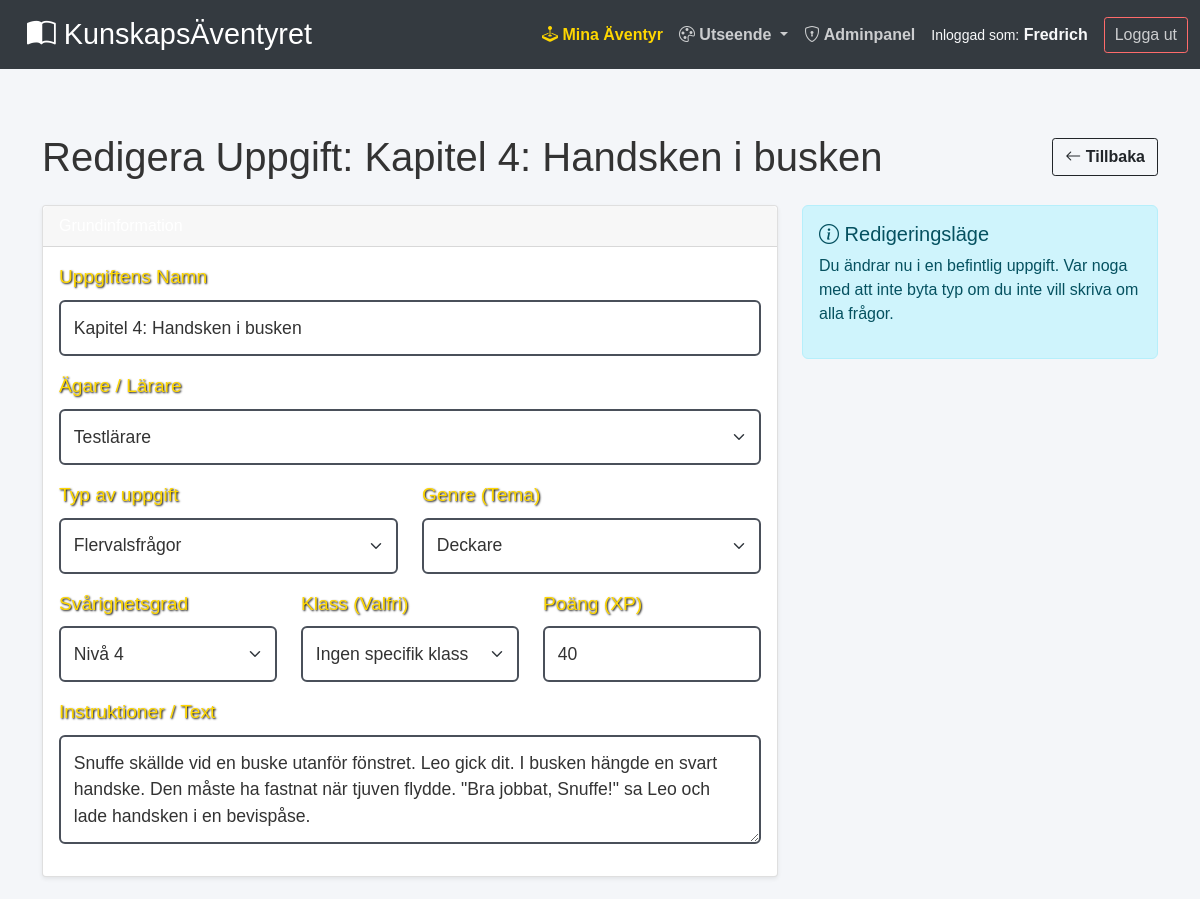
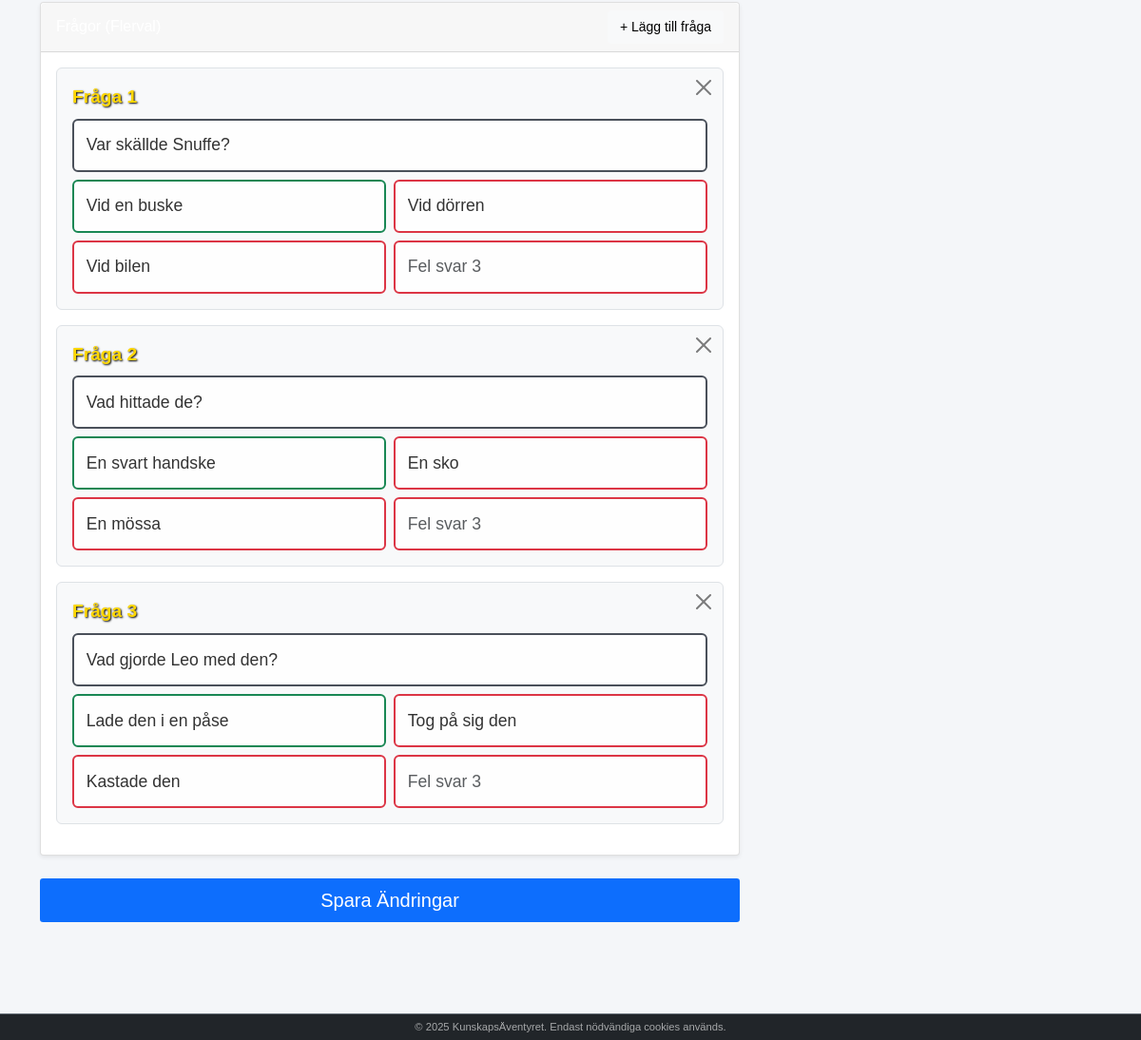
Screenshot of /admin_edit_task.php?id=256 (signed in) with the database file from the repository (2 pictures, top to bottom).
### tables this page shows
CREATE TABLE `tasks` (
  `t_id` int NOT NULL,
  `t_name` varchar(255) NOT NULL,
  `t_type_fk` int NOT NULL,
  `t_genre_fk` int DEFAULT NULL COMMENT 'Genre ID',
  `t_teacher_fk` int DEFAULT NULL,
  `t_class_fk` int DEFAULT NULL COMMENT 'Koppling till klass',
  `t_text` text,
  `t_questions` text COMMENT 'Kan vara JSON-data med frågor och svar',
  `t_level_fk` int NOT NULL,
  `t_xp` int NOT NULL DEFAULT '10' COMMENT 'XP som uppgiften ger',
  `t_created` datetime NOT NULL DEFAULT CURRENT_TIMESTAMP
);

CREATE TABLE `users` (
  `u_id` int NOT NULL,
  `u_name` varchar(255) NOT NULL,
  `u_fname` varchar(255) NOT NULL,
  `u_lname` varchar(255) NOT NULL,
  `u_email` varchar(255) NOT NULL,
  `u_password` varchar(255) NOT NULL,
  `u_lastlogin` datetime DEFAULT NULL,
  `u_created` timestamp NOT NULL DEFAULT CURRENT_TIMESTAMP ON UPDATE CURRENT_TIMESTAMP,
  `u_isactive` tinyint(1) NOT NULL,
  `u_role_fk` int NOT NULL,
  `u_xp` int NOT NULL DEFAULT '0' COMMENT 'Total XP',
  `u_level` int NOT NULL DEFAULT '1' COMMENT 'Nuvarande nivå',
  `u_class_fk` int DEFAULT NULL,
  `u_progress_speed_fk` int NOT NULL DEFAULT '1',
  `u_theme` varchar(50) NOT NULL DEFAULT 'default'
);

CREATE TABLE `task_types` (
  `tt_id` int NOT NULL,
  `tt_name` varchar(255) NOT NULL
);

CREATE TABLE `genres` (
  `g_id` int NOT NULL,
  `g_name` varchar(255) NOT NULL
);

CREATE TABLE `task_levels` (
  `tl_id` int NOT NULL,
  `tl_name` varchar(255) NOT NULL,
  `tl_level` int NOT NULL
);

### include/config.php (called while the page is built, shortened)
<?php
$host = '127.0.0.1';
$db   = 'utbildningsportal';
$user = 'root';
$pass = '';
$charset = 'utf8mb4';
$dsn = "mysql:host=$host;dbname=$db;charset=$charset";
$options = [
    PDO::ATTR_ERRMODE => PDO::ERRMODE_EXCEPTION,
    PDO::ATTR_DEFAULT_FETCH_MODE => PDO::FETCH_ASSOC,
    PDO::ATTR_EMULATE_PREPARES => false,
];
try {
    $pdo = new PDO($dsn, $user, $pass, $options);
} catch (\PDOException $e) {
    die("Databasfel: Kunde inte ansluta.");
}
require_once "include/class_task.php";
$task_obj = new Task($pdo);
?>

### include/class_task.php (called while the page is built, shortened)
<?php
class Task {
    private $pdo;
    public function __construct($pdo) {
        $this->pdo = $pdo;
    }
    public function getAllGenres() {
        try {
            $stmt = $this->pdo->query("SELECT * FROM genres ORDER BY g_name ASC");
            return $stmt->fetchAll();
        } catch (PDOException $e) { return []; }
    }
    public function getAllTypes() {
        try {
            $stmt = $this->pdo->query("SELECT * FROM task_types");
            return $stmt->fetchAll();
        } catch (PDOException $e) { return []; }
    }
    public function getAllLevels() {
        try {
            $stmt = $this->pdo->query("SELECT * FROM task_levels ORDER BY tl_level ASC");
            return $stmt->fetchAll();
        } catch (PDOException $e) { return []; }
    }
    public function getTaskById($id) {
        try {
            $sql = "SELECT tasks.*, users.u_name AS teacher_name, task_types.tt_name AS type_name,
                           task_levels.tl_name AS level_name, task_levels.tl_level,
                           classes.c_name AS class_name, genres.g_name AS genre_name
                    FROM tasks
                    LEFT JOIN users ON tasks.t_teacher_fk = users.u_id
                    LEFT JOIN task_types ON tasks.t_type_fk = task_types.tt_id
                    LEFT JOIN task_levels ON tasks.t_level_fk = task_levels.tl_id
                    LEFT JOIN classes ON tasks.t_class_fk = classes.c_id
                    LEFT JOIN genres ON tasks.t_genre_fk = genres.g_id
                    WHERE tasks.t_id = ?";
            $stmt = $this->pdo->prepare($sql);
            $stmt->execute([$id]);
            return $stmt->fetch(PDO::FETCH_ASSOC);
        } catch (PDOException $e) { return false; }
    }
}
?>

### admin_edit_task.php (the view, shortened to what this page needs)
<?php
require_once "include/header.php";
$taskId = $_GET['id'];
$task = $task_obj->getTaskById($taskId);
$types = $task_obj->getAllTypes();
$levels = $task_obj->getAllLevels();
$allGenres = $task_obj->getAllGenres();
$stmt = $pdo->query("SELECT users.u_id, users.u_name
                     FROM users
                     JOIN roles ON users.u_role_fk = roles.r_id
                     WHERE roles.r_level >= 5
                     ORDER BY users.u_name ASC");
$allTeachers = $stmt->fetchAll();
?>
<div class="container mt-5 mb-5">
    <div class="d-flex flex-column flex-md-row justify-content-between align-items-center mb-4 gap-3 text-center text-md-start">
        <h1 class="m-0">Redigera Uppgift: <?= htmlspecialchars($task['t_name']) ?></h1>
        <a href="admin_tasks.php" class="btn btn-outline-dark fw-bold">
            <i class="bi bi-arrow-left"></i> Tillbaka
        </a>
    </div>
    <form action="" method="POST" id="taskForm">
        <div class="row">
            <div class="col-md-8">
                <div class="card mb-4 shadow-sm">
                    <div class="card-header bg-primary text-white">Grundinformation</div>
                    <div class="card-body">
                        <div class="mb-3">
                            <label for="t_name" class="form-label">Uppgiftens Namn</label>
                            <input type="text" name="t_name" id="t_name" class="form-control" value="<?= htmlspecialchars($task['t_name']) ?>" required>
                        </div>
                        <div class="mb-3">
                            <label for="t_teacher" class="form-label">Ägare / Lärare</label>
                            <select name="t_teacher" id="t_teacher" class="form-select">
                                <?php foreach ($allTeachers as $teacher): ?>
                                    <option value="<?= $teacher['u_id'] ?>" <?= ($teacher['u_id'] == $task['t_teacher_fk']) ? 'selected' : '' ?>>
                                        <?= htmlspecialchars($teacher['u_name']) ?>
                                    </option>
                                <?php endforeach; ?>
                            </select>
                        </div>
                        <div class="row">
                            <div class="col-md-6 mb-3">
                                <label for="taskTypeDropdown" class="form-label">Typ av uppgift</label>
                                <select name="t_type" id="taskTypeDropdown" class="form-select" required>
                                    <?php foreach ($types as $t): ?>
                                        <option value="<?= $t['tt_id'] ?>" <?= ($t['tt_id'] == $task['t_type_fk']) ? 'selected' : '' ?>><?= $t['tt_name'] ?></option>
                                    <?php endforeach; ?>
                                </select>
                            </div>
                            <div class="col-md-6 mb-3">
                                <label for="t_genre" class="form-label">Genre (Tema)</label>
                                <select name="t_genre" id="t_genre" class="form-select" required>
                                    <?php foreach ($allGenres as $g): ?>
                                        <option value="<?= $g['g_id'] ?>" <?= ($g['g_id'] == $task['t_genre_fk']) ? 'selected' : '' ?>><?= $g['g_name'] ?></option>
                                    <?php endforeach; ?>
                                </select>
                            </div>
                        </div>
                        <div class="row">
                            <div class="col-md-4 mb-3">
                                <label for="t_level" class="form-label">Svårighetsgrad</label>
                                <select name="t_level" id="t_level" class="form-select" required>
                                    <?php foreach ($levels as $l): ?>
                                        <option value="<?= $l['tl_id'] ?>" <?= ($l['tl_id'] == $task['t_level_fk']) ? 'selected' : '' ?>><?= $l['tl_name'] ?></option>
                                    <?php endforeach; ?>
                                </select>
                            </div>
                            <div class="col-md-4 mb-3">
                                <label for="t_class" class="form-label">Klass (Valfri)</label>
                                <select name="t_class" id="t_class" class="form-select">
                                    <option value="">Ingen specifik klass</option>
                                </select>
                            </div>
                            <div class="col-md-4 mb-3">
                                <label for="t_xp" class="form-label">Poäng (XP)</label>
                                <input type="number" name="t_xp" id="t_xp" class="form-control" value="<?= $task['t_xp'] ?>" required>
                            </div>
                        </div>
                        <div class="mb-3">
                            <label for="t_text" class="form-label">Instruktioner / Text</label>
                            <textarea name="t_text" id="t_text" class="form-control" rows="3"><?= htmlspecialchars($task['t_text']) ?></textarea>
                        </div>
                    </div>
                </div>
                <div class="card shadow-sm task-form-section" id="form-flerval">
                    <div class="card-header bg-secondary text-white d-flex justify-content-between align-items-center">
                        <span>Frågor (Flerval)</span>
                        <button type="button" class="btn btn-sm btn-light" onclick="addQuestionField()">+ Lägg till fråga</button>
                    </div>
                    <div class="card-body" id="questions-container"></div>
                </div>
                <div class="d-grid mt-4">
                    <button type="submit" name="update-task" class="btn btn-primary btn-lg">Spara Ändringar</button>
                </div>
            </div>
             <div class="col-md-4">
                <div class="alert alert-info">
                    <h5><i class="bi bi-info-circle"></i> Redigeringsläge</h5>
                    <p>Du ändrar nu i en befintlig uppgift. Var noga med att inte byta typ om du inte vill skriva om alla frågor.</p>
                </div>
            </div>
        </div>
    </form>
</div>
<?php require_once "include/footer.php"; ?>

### css/style.css (style rules this page uses)
:root { --primary-stone: #5c626c; --dark-stone: #3c4450; --border-thick: #4a505a; --accent-gold: #ffd700; --accent-gold-dark: #e6c200; --background-dark: #333c4a; --text-white: #ffffff; --text-light-gray: #e0e0e0; --text-dark: #333333; --success-green: #28a745; --danger-red: #dc3545; }
body { font-family: "Exo 2", sans-serif; background-color: var(--primary-stone); color: var(--text-white); min-height: 100vh; display: flex; flex-direction: column; }
.container { padding-top: 1.5rem; padding-bottom: 3rem; }
.card { background: linear-gradient(145deg, #3c4450, #4a5463); border: 4px solid var(--border-thick); border-radius: 12px; box-shadow: 0 8px 20px rgba(0, 0, 0, 0.6); transition: transform 0.2s, box-shadow 0.2s; color: var(--text-white); }
.card-header { background-color: rgba(0, 0, 0, 0.2) !important; border-bottom: 2px solid var(--border-thick) !important; color: var(--accent-gold); font-family: "Cinzel Decorative", serif; font-weight: 700; font-size: 1rem; text-shadow: 1px 1px 2px rgba(0, 0, 0, 0.8); }
.card-body { background-color: transparent; padding: 1rem; }
.btn { border-radius: 8px; font-weight: 700; padding: 10px 20px; letter-spacing: 1px; text-transform: uppercase; box-shadow: 0 4px 6px rgba(0, 0, 0, 0.3); transition: all 0.2s; }
.btn-primary { background-color: rgba(60, 68, 80, 0.9); color: var(--accent-gold); border-color: var(--accent-gold); border-width: 2px; }
.form-control, .form-select { background-color: rgba(255, 255, 255, 0.9); border: 2px solid var(--border-thick); color: #333; font-size: 1.1rem; padding: 0.8rem; }
.form-label { color: var(--accent-gold); font-size: 1.2rem; text-shadow: 1px 1px 2px black; }
body.admin-mode { background-color: #f4f6f9; background-image: none; color: #333; font-family: "Nunito", sans-serif; }
body.admin-mode .container { padding-top: 1rem; }
body.admin-mode .card { background: #fff; border: 1px solid rgba(0, 0, 0, 0.125); border-radius: 0.25rem; box-shadow: 0 0.125rem 0.25rem rgba(0, 0, 0, 0.075); color: #212529; }
body.admin-mode .card-header { background-color: rgba(0, 0, 0, 0.03) !important; border-bottom: 1px solid rgba(0, 0, 0, 0.125) !important; color: #212529; font-family: "Nunito", sans-serif; font-weight: 500; text-shadow: none; padding: 0.5rem 1rem; }
body.admin-mode .btn { border-radius: 0.2rem; text-transform: none; letter-spacing: normal; font-weight: 400; box-shadow: none; padding: 0.375rem 0.75rem; }
body.admin-mode .btn-primary { background-color: #0d6efd; border-color: #0d6efd; color: white; }
body.admin-mode .alert-info { background-color: #cff4fc; border-color: #b6effb; color: #055160; }
html, body { overflow-x: hidden; width: 100%; position: relative; }

### rows the page displays
tasks: t_name "Kapitel 4: Handsken i busken", t_teacher "Testlärare", t_type "Flervalsfrågor", t_genre "Deckare", t_level "Nivå 4", t_xp "40", t_text "Snuffe skällde vid en buske utanför fönstret. Leo gick dit. I busken hängde en svart handske. Den måste ha fastnat när tjuven flydde. \"Bra jobbat, Snuffe!\" sa Leo och lade handsken i en bevispåse."

### other values shown
$_SESSION['username'] "Fredrich"
